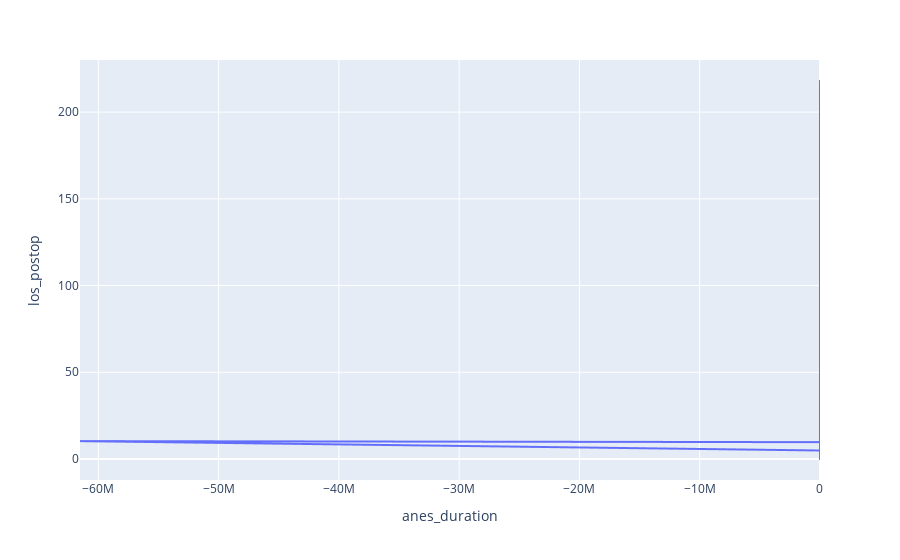

Notebook cell for this chart:
### Code cell
px.plot(df, x='anes_duration', y='los_postop', kind='line')

### Figure 1 — Plotly figure (JSON) as saved in the notebook; plotly's stock layout.template omitted (floating-point values rounded to 4 significant figures; data arrays with more than 128 entries replaced by an {"elided": "..."} marker saying what was removed)
{"data": [{"hovertemplate": "anes_duration=%{x}<br>los_postop=%{y}<extra></extra>", "legendgroup": "", "line": {"color": "#636efa", "dash": "solid"}, "marker": {"symbol": "circle"}, "mode": "lines", "name": "", "showlegend": false, "type": "scattergl", "x": {"elided": "6242 float values"}, "xaxis": "x", "y": {"elided": "6242 float values"}, "yaxis": "y"}], "layout": {"legend": {"tracegroupgap": 0}, "margin": {"t": 60}, "xaxis": {"anchor": "y", "domain": [0, 1], "title": {"text": "anes_duration"}}, "yaxis": {"anchor": "x", "domain": [0, 1], "title": {"text": "los_postop"}}}}
